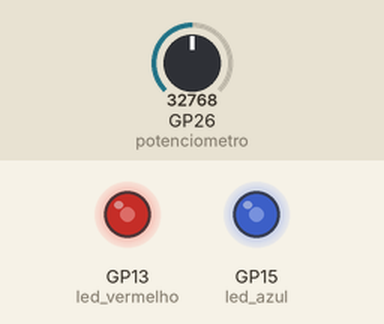
This program was run on a simulated Raspberry Pi Pico running MicroPython. Parts: output pins drawn as LEDs (lit = HIGH). Inputs (shaded band) come from the test bench; at power-on: GP26 (potenciometro) = 32768 (analog values on the 0–65535 scale).

Above: at 1.2 s.
1.3 s: GP26 (potenciometro) set to 45874
At 1.7 s:
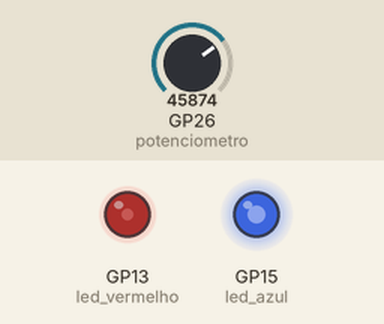
2.8 s: GP26 (potenciometro) set to 57670
At 4.0 s:
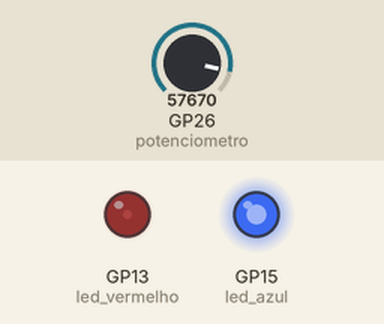
4.3 s: GP26 (potenciometro) set to 19660
At 5.4 s:
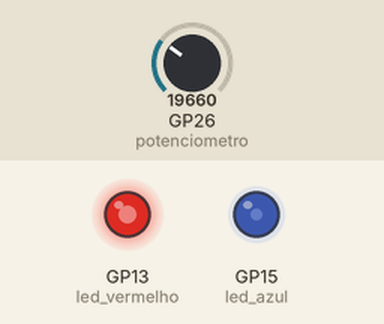
5.8 s: GP26 (potenciometro) set to 7864
At 6.5 s:
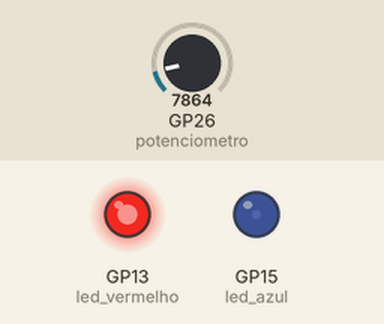
Timing chart, 0 to 8.3 s (numbered marks = the images above; inputs shaded):
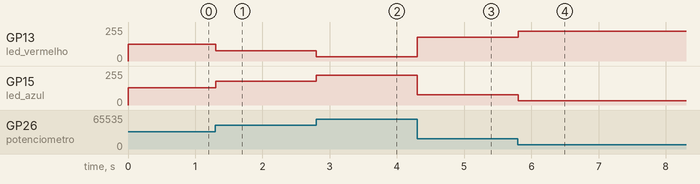

Measured:
- after the input at 1.3 s, GP13 (led_vermelho): 127/255 → 77/255 at once; GP15 (led_azul): 128/255 → 178/255 at once
- after the input at 2.8 s, GP13 (led_vermelho): 77/255 → 31/255 at once; GP15 (led_azul): 178/255 → 224/255 at once
- after the input at 4.3 s, GP13 (led_vermelho): 31/255 → 179/255 at once; GP15 (led_azul): 224/255 → 76/255 at once
- after the input at 5.8 s, GP13 (led_vermelho): 179/255 → 224/255 at once; GP15 (led_azul): 76/255 → 31/255 at once

The program:

9.py
```python
from machine import Pin, PWM, ADC
from utime import sleep

led_vermelho = PWM(Pin(13))
led_azul = PWM(Pin(15))

led_vermelho.freq(1000)
led_azul.freq(1000)

potenciometro = ADC(26)

def limitar(valor, minimo=1000, maximo=64535):
    return max(min(valor, maximo), minimo)

while True:
    leitura = potenciometro.read_u16()

    leitura_ajustada = limitar(leitura)

    led_azul.duty_u16(leitura_ajustada)

    led_vermelho.duty_u16(65535 - leitura_ajustada)

    sleep(0.1)
```
